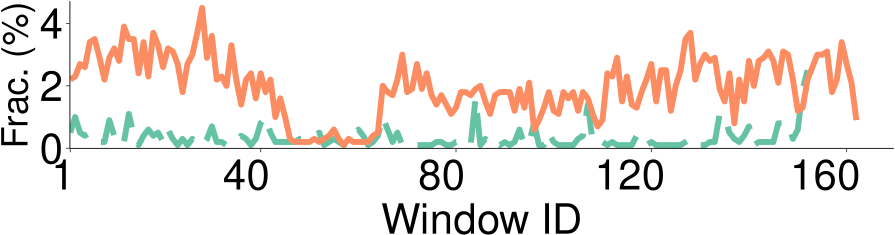

Write R code to recreate this figure.
library(grid)
library(ggplot2)
library(extrafont)
require("RColorBrewer")
require(scales)
font_import()
loadfonts()

mywidth=9
myheight=2.5
my_value=c(1,10)
my_line=c("longdash","solid")

if(T){
    args <- commandArgs(trailingOnly = TRUE)
    x1 <- read.table("prefixDistribution-1000-Linux-first.data",header=TRUE)
    cairo_pdf(file="prefixDistribution-1000-Linux-first.pdf", width=mywidth, height=myheight)
    x1$type <- factor(x1$type, levels=c("Raw","Mixed"), labels=c("Raw","Mixed"))
    ggplot(data=x1, aes(x=ID,y=ratio,shape=type,linetype=type, colour=type)) +
    geom_line(size=2) + 
    # geom_point(size=0.5, stroke=1.2, fill="white") +
    scale_shape_manual(values=c(my_value)) +
    scale_colour_brewer(palette = "Set2") + 
    scale_linetype_manual(values=c(my_line)) +
    coord_cartesian(ylim=c(0.0021, 0.045), xlim=c(8.6, 162)) +
    scale_x_continuous(breaks=c(1,40,80,120,160)) +
    scale_y_continuous(breaks=seq(0, 0.04, 0.02), labels=format(seq(0, 4, 2), scientific=FALSE)) +
    ylab("Frac. (%)") +
    xlab("Window ID") +
    theme_bw() +
    theme(
        panel.grid.major=element_blank(), panel.grid.minor=element_blank(),
	    panel.background=element_blank(), 
	    # panel.border=element_rect(size=0.5),
	    panel.border = element_blank(),
	    axis.line=element_line(colour="black", size=0.3),
	    axis.ticks=element_line(size=0.3),
        axis.text.x=element_text(margin=margin(5,0,0,0), angle=0, hjust=0.8, colour="black", size=30),
        axis.title.y=element_text(size=26,  hjust=0.5),
        axis.text.y=element_text(margin=margin(0, 2, 0, 0),colour="black",size=30),
        axis.title.x=element_text(size=30),
        legend.title = element_blank(),
        legend.key.size=unit(0.3, "cm"),
        legend.text=element_text(size=20),
        # legend.position=c(0.3,0.82),
        legend.position="none",
        legend.direction="vertical",
        legend.margin = margin(t = 0, unit='cm'),
        plot.margin=unit(c(0.1,0.1,0.1,0.1), "cm")
    )
}
